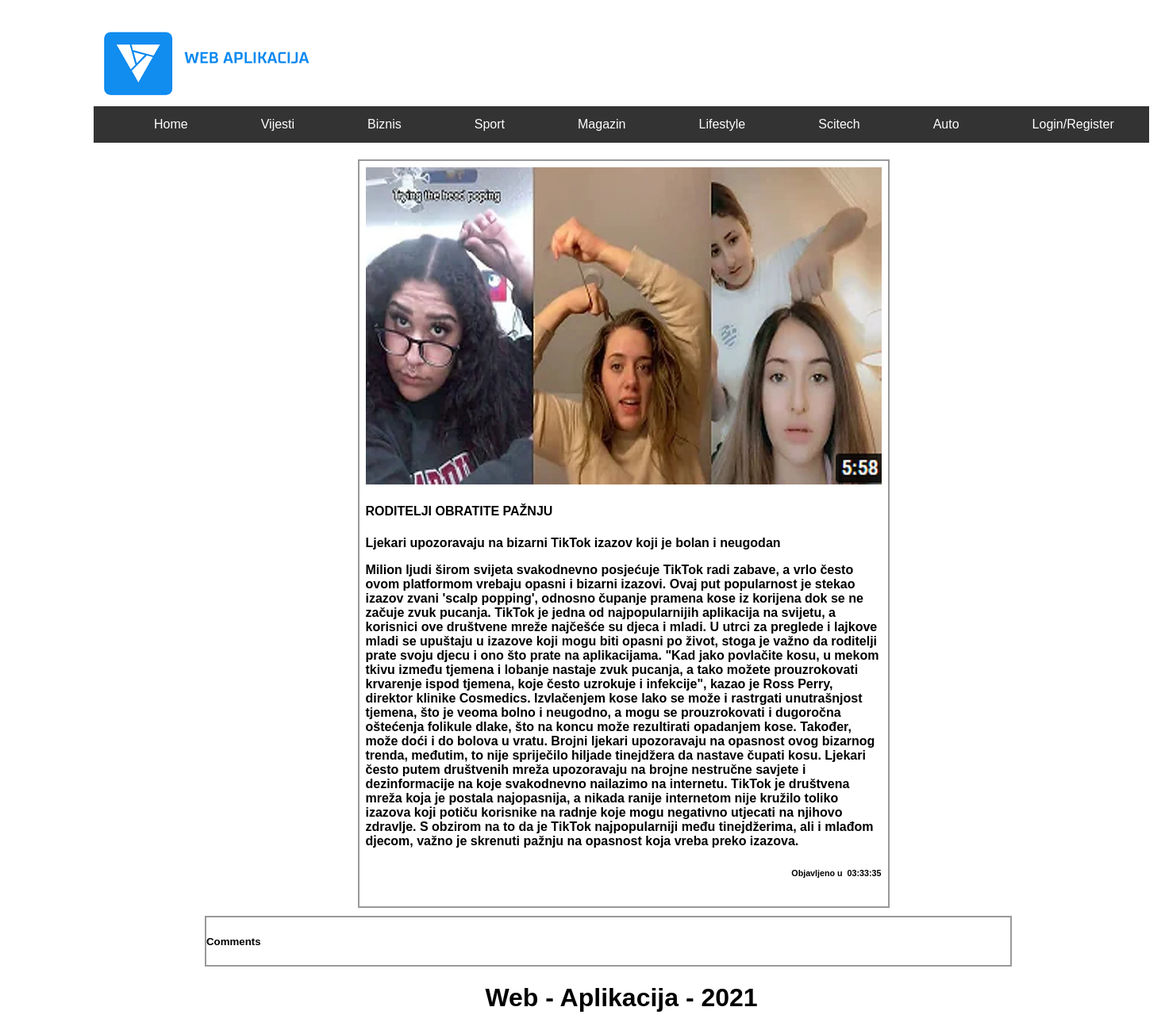
The page /news/Ljekari-upozoravaju-na-bizarni-TikTok-izazov-koji-je-bolan-i-neugodan.php on the database its author committed.
### tables this page shows
CREATE TABLE `news` (
  `id` int(11) NOT NULL,
  `category` varchar(45) DEFAULT NULL,
  `title` varchar(1000) DEFAULT NULL,
  `description` varchar(1000) DEFAULT NULL,
  `descriptionlnk` varchar(1400) NOT NULL,
  `content` varchar(10000) DEFAULT NULL,
  `time_publish` time NOT NULL,
  `postedby` varchar(66) NOT NULL,
  `image` varchar(255) NOT NULL
);

### news/Ljekari-upozoravaju-na-bizarni-TikTok-izazov-koji-je-bolan-i-neugodan.php (the view, shortened to what this page needs)
<!DOCTYPE html>
<html>
<head>
<link rel="stylesheet" type="text/css" href="../css/style.css">
</head>
<body>
<div class="header">
<img src="../images/4.png">
<ul>
<li><a class="active" href="../index.php">Home</a></li>
  <li><a href="../vijesti.php">Vijesti</a></li>
  <li><a href="../biznis.php">Biznis</a></li>
  <li><a href="../sport.php">Sport</a></li>
  <li><a href="../magazin.php">Magazin</a></li>
  <li><a href="../lifestyle.php">Lifestyle</a></li>
  <li><a href="../scitech.php">Scitech</a></li>
  <li><a href="../auto.php">Auto</a></li>
  <?php
if (isset($_SESSION['username'])) {
	  $username = $_SESSION['username'];
echo '<li><a href="../users/logout.php">Logout</a></li>';
}
else{
  echo '<li><a href="../users/login.php">Login/Register</a></li>';
}
?>
</ul>
  </div>
<div class="container" style="margin: auto;width: 50%;">
      <div class="row">
	  <?php require "../users/connection.php";
			$file = basename($_SERVER['PHP_SELF']);
			$info = pathinfo($file);
			$file_name =  basename($file,'.'.$info['extension']);
            $upit = "SELECT * FROM news WHERE descriptionlnk = '$file_name'";
			$conn = Database::getConnection();
            $q = $conn->query($upit);
            $red = mysqli_fetch_assoc($q);
            echo
            '<div class="column" style="width:650px; max-height: auto;">
              <img src="../images/' .$red['image'].'" alt="" style="width:100%; height: 400px;">
              <div id="text-block-small">
                 <h4>'. $red['title'] .'</h4>
                  <p>' . $red['description'] . '</p>
				  <p>' . $red['content'] .' </p>
				  <h6><p style="text-align:right;  ">Objavljeno u &nbsp' . $red['time_publish'] . '</p></h6>'
				  ?>
              </div>
            </div>
      </div>
</div>
<div class="section" style="width:1013px; margin-left:150px;">
						<h5>Comments</h5>
                </div>
<div id="footer">
<h1 style="text-align:center">Web - Aplikacija - 2021</h1>
  </div>
</body>
</html>

### css/style.css (style rules this page uses)
body { position: absolute; left: 100px; width: auto; height: auto; font-family: Arial, Helvetica, sans-serif; }
a { text-decoration: none; }
p { font-family: Verdana, Geneva, Tahoma, sans-serif; font-weight: bold; }
.header { width: 1330px; overflow: hidden; padding: 20px 10px; margin-bottom: 1px; }
.container { top: 190px; }
ul { list-style-type: none; margin: 0; padding: 0; overflow: hidden; background-color: #333; }
li { float: left; margin-left: 60px; }
li a { display: block; color: white; text-align: center; padding: 14px 16px; text-decoration: none; }
.column { margin-left: 5px; float: left; width: 33.33%; padding: 8px 8px 12px 8px; border: 2px solid #999; }
.row::after { content: ""; clear: both; display: table; border-bottom: 10px solid; }
.section { border: 2px solid #999; }

### rows shown on the page
news: image (picture), title "RODITELJI OBRATITE PAŽNJU", description "Ljekari upozoravaju na bizarni TikTok izazov koji je bolan i neugodan", content "Milion ljudi širom svijeta svakodnevno posjećuje TikTok radi zabave, a vrlo često ovom platformom vrebaju opasni i bizarni izazovi. Ovaj put popularnost je stekao izazov zvani 'scalp popping', odnosno čupanje pramena kose iz korijena dok se ne začuje zvuk pucanja. TikTok je jedna od najpopularnijih aplikacija na svijetu, a korisnici ove društvene mreže najčešće su djeca i mladi. U utrci za preglede i lajkove mladi se upuštaju u izazove koji mogu biti opasni po život, stoga je važno da roditelji prate svoju djecu i ono što prate na aplikacijama. \"Kad jako povlačite kosu, u mekom tkivu između tjemena i lobanje nastaje zvuk pucanja, a tako možete prouzrokovati krvarenje ispod tjemena, koje…", time_publish "03:33:35"
